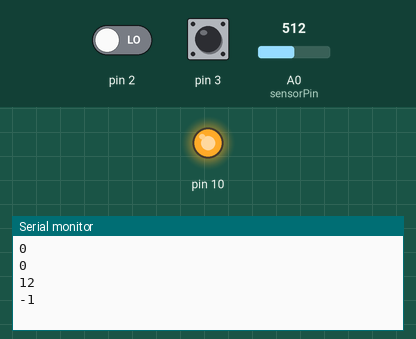
This sketch was run on a simulated Arduino Uno, built with avr-gcc and run on an emulated ATmega328P. Shown: output pins drawn as LEDs (lit = HIGH), the last lines printed to the serial monitor. The inputs (shaded band) are chosen by the test bench; at power-on: pin 2 LOW, pin 3 LOW, A0 (sensorPin) = 512. Pins used as bus, display or sensor lines are not drawn.

Above: at 0.8 s.
0.9 s: pin 2 driven HIGH
2.4 s: pin 3 pulsed HIGH 2 times (0.12 s each, 0.3 s apart)
At 2.62 s:
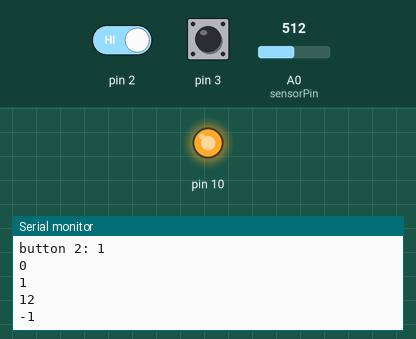
At 4.2 s:
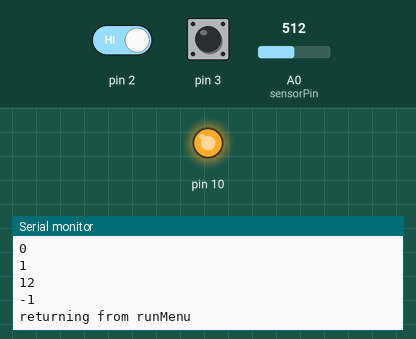
Timing chart, 0 to 5.7 s (numbered marks = the images above; inputs shaded):
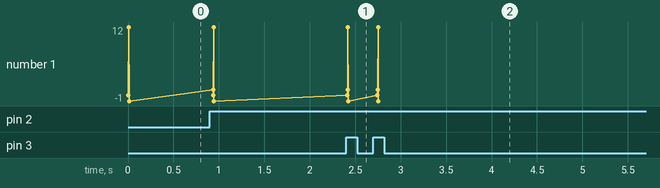

Measured:
- after the input at 2.4 s, the serial monitor: prints a new line at once (image 1)

The sketch:

teensy_masterv02.ino
```cpp
/*
Teensy-Arduino SPI communication, prototype v01

teensy master code
*/

#include <SPI.h>
#include "button.h"
#include "PDCsend_v02.h"
#include <IRremote.h>

const int SSPIN = 0;
//boolean button1_pressed;
//boolean button2_pressed;
//int potenti_state;
boolean send_info;
boolean in_timer;
int old_case;
int timeOfLast;
button button_1(0);
button button_2(1);
const int sensorPin = A0;
//PDCsend myPDC;


void setup() {
  Serial.begin(9600);
  SPI.begin();
  SPI.setClockDivider(SPI_CLOCK_DIV8);
  pinMode(SSPIN, OUTPUT);
  timeOfLast = -200;
  in_timer = true;

  old_case = -1;
  send_info = false;
  attachInterrupt(button_1.interrupt_pin, rise1_funct, RISING);
  attachInterrupt(button_2.interrupt_pin, rise2_funct, RISING);
  pinMode(sensorPin, INPUT);
  runLoadScreen();
}

void loop()
{

  if(sensorValue() != old_case) {
    send_info = true;
    old_case = sensorValue();
  }


  if(send_info) {
     sendSPI();
  }
}

void runMenu()
{
 // boolean quit = false;
  while(!in_timer) {
    if(sensorValue() != old_case) {
      sendSPI();
      old_case = sensorValue();
    }

    if(button_2.pressed) {
      Serial.println("button 2 was pressed in menu");
      sendSPI();
      button_2.pressed = false;
      in_timer = true;
      break;
    }

    if(button_1.pressed) {
      Serial.println("button 1 was pressed in menu");
      int menuValue = caseSelect(sensorValue(), 3);
      Serial.println(menuValue);

      switch (menuValue) {
        case 0:
          Serial.println("calling load_screen");
          sendSPI();
          button_1.pressed = false;
          runLoadScreen();
          break;
        case 1:
          Serial.println("sending times");
          sendSPI();
//          myPDC.createArray(time_1.sectionTime);      // myPDC will put all the times and categores in
//          myPDC.sendArray();                          // a 2D array and send it to the docking station
          button_1.pressed = false;
          break;
        case 2:
          Serial.println("drawing graph");
          button_1.pressed = true;
          sendSPI();
          button_1.pressed = false;
          while(!button_1.pressed) {
            // wait for them to quit the graph
          }
          sendSPI();
          button_1.pressed = false;
          break;
      }
      in_timer = true;
      break;
    }
  }
  Serial.println("returning from runMenu");
}

void runLoadScreen()
{
  boolean in_load_screen = true;
  while(in_load_screen) {
    if(sensorValue() != old_case) {
      sendSPI();
      old_case = sensorValue();
    }

    if(button_1.pressed) {
      Serial.println("exiting load screen");
      sendSPI();
      button_1.pressed = false;
      break;
    }
    if(button_2.pressed) {
      Serial.println("calling clear screen");
      sendSPI();
      button_2.pressed = false;
      boolean in_clear_screen = true;
      while(in_clear_screen) {
        if(button_1.pressed || button_2.pressed) {
          sendSPI();
          button_1.pressed = false;
          button_2.pressed = false;
          break;
        }
      }
    }
  }
}

//-------------------------------------- UTILITIES ---------------------------------

void rise1_funct(){//the interrupt service routine. Calls the rise function in the button1 class. Handles the pause button
  noInterrupts();
  button_1.rise();
  send_info = true;
  interrupts();
}

void rise2_funct(){//the interrupt service routine. Calls the rise function in the button1 class. Handles the pause button
  noInterrupts();
  button_2.rise();
  send_info = true;
  interrupts();
}

int sensorValue()
{
   return map(analogRead(sensorPin), 0, 1023, 0, 24);
}

 //maps the analog read output to a new number
int caseSelect(int sensorValue, int upper)
{
  return(map(sensorValue, 0, 23, 0, upper-1));
}


void sendSPI()
{
 // if(millis()-timeOfLast > 200) {
    char output[] = {button_1.pressed,button_2.pressed,sensorValue(),-1};
    digitalWrite(SSPIN, LOW);

    for(int i=0;i<4;i++) {
      Serial.println(output[i]+0);
      SPI.transfer(output[i]);
    }

    digitalWrite(SSPIN, HIGH);
    send_info = false;

    if(button_2.pressed && in_timer) {
      // PDC is in the menu
      button_1.pressed = false;
      button_2.pressed = false;
      in_timer = false;
      runMenu();
    }
    delay(50);
   // timeOfLast = millis();
 // }
}
```

PDCsend_v02.cpp
```cpp
#include "PDCsend_v02.h"
#include <IRremote.h>


// initialize transmissionArray to all zeros
PDCsend::PDCsend() {
    number_of_times = 8;              // always intializes to 8 in version 1
    for(int i=0;i<7;i++) {      // initialize transmissionArray to all zeros
      for(int j=0;j<MAXPAIRS;j++) {
          transmissionArray[i][j]=0;
        }
    }
}

// initialize transmissionArray to all zeros and set the specified pin number as an input pin
PDCsend::PDCsend(int inPin) {

    pinMode(inPin, INPUT);
    number_of_times = 8;              // always intializes to 8 in version 1
      for(int i=0;i<7;i++) {      // initialize transmissionArray to all zeros
    for(int j=0;j<MAXPAIRS;j++) {
        transmissionArray[i][j]=0;
      }
  }
}

// print the transmissionArray line by line to serial (used for debugging purposes)
void PDCsend::printTransmission() {
 for(int i=0;i<7;i++) {
  for(int j=0;j<8;j++) {
     if(j == 7) {
        Serial.println(transmissionArray[i][j], HEX);
     } else {
        Serial.print(transmissionArray[i][j], HEX);
        Serial.print("   ");
     }
  }
 }
}

// takes in an array of time values in order by category, and transfers them to transmissionArray
// In the array, each column is a distinct category-time pair. The first row contains the
// category ID, second column contains the number of digits in the time value (ex .4 for 1000)
// columns 3-7 contain the digits that make up the time value. (ones go in column 3, tens go in
// column 4, etc.)

void PDCsend::createArray(unsigned long time_array[]) {
   Serial.println("create array called");

   int time_components[NUM_COMPS];

// write the number of caegory-time pairs into the last index of the array, paired with category 0
   breakItDown(number_of_times, time_components);
   int length = checkLength(time_components);           // in version 1, always returns 1 because there are
                                                       // always 8 categories
   transmissionArray[0][MAXPAIRS-1]=irKeyCodes[0];        // first pair sent will be 0, # of characters
   transmissionArray[1][MAXPAIRS-1]=length;

  for(int i=0;i<length;i++) {
   transmissionArray[i+2][MAXPAIRS-1] = irKeyCodes[time_components[i]];
  }


  // this is the main loop for writing times into the array
   for (int i=0; i<number_of_times; i++) {
       long theTime = time_array[i];
       breakItDown(theTime, time_components);
       int length = checkLength(time_components);

        // store stuff in the current column of the matrix
       transmissionArray[0][i] = irKeyCodes[i+1];    //store the ID of the category
       transmissionArray[1][i] = length;             // length is the only one that remains a number

       // this next block of code stores the digits for the next time value descending
       //in the selected column of transmissionArray, from ones to thousands
        for(int j=0;j<length; j++) {
          transmissionArray[j+2][i]=irKeyCodes[time_components[j]];
       }
   }
}

// this functions sends the IR codes stored in transmissionArray to the docking station
 void PDCsend::sendArray() {
   int length;

   // this next block of code sends the pair (0, number of times) so the receiver knows how many to
   // wait for

    irsend.sendSony(transmissionArray[0][MAXPAIRS-1], 32);
    Serial.print(transmissionArray[0][MAXPAIRS-1], HEX);Serial.print(", ");
    delay(50);

    length = transmissionArray[1][MAXPAIRS-1];
    irsend.sendSony(irKeyCodes[length], 32);
    Serial.print(irKeyCodes[length], HEX);Serial.print(", ");
    delay(50);

    for(int i=0;i<length;i++) {
      irsend.sendSony(transmissionArray[i+2][MAXPAIRS-1], 32);
      Serial.println(transmissionArray[i+2][MAXPAIRS-1], HEX);
      delay(50);
    }

    // these nested for loops send the categories and times from the rest of transmissionArray

    for (int i=0; i<number_of_times; i++) {         //i is the index of the column being sent

       irsend.sendSony(transmissionArray[0][i], 32);
       delay(50);
       length = transmissionArray[1][i];
       irsend.sendSony(irKeyCodes[length], 32);
       delay(50);

       for (int j=0; j<length; j++) {                //j is the index of the row being sent
           irsend.sendSony(transmissionArray[j+2][i], 32);
           delay(50);
       }

       if(i == 7) {
           irsend.sendSony(irKeyCodes[10], 32);            //end of transmission
           delay(50);
       }
   }
 }

//breakItDown: assign each digit of a number to a spot in the time_components array
// thousands goes in time_components[3], hundreds goes in time_components[2], etc.

void PDCsend::breakItDown(long seconds, int time_components[NUM_COMPS]) {

long seconds_comp;

for(int i=NUM_COMPS-1;i>=0;i--) {
  long comp_factor=1;
  for(int j=0;j<i;j++) {
    comp_factor = comp_factor*10;
  }

  seconds_comp = seconds/comp_factor;
  if(seconds_comp != 0)
    time_components[i] = seconds_comp;
  else
    time_components[i] = 0;

  seconds -= time_components[i]*comp_factor;
}
}

// returns the number of digits in the time value as determined by time_components

int PDCsend::checkLength(int time_components[NUM_COMPS])
{
 for(int i=(NUM_COMPS-1);i>0;i--) {
    if(time_components[i] != 0) {
       return i+1;
    }
 }
 return 1;
}

int PDCsend::convertCodeToKey(long code)
{

  for( int i=0; i < 11; i++)  {
    if( code == irKeyCodes[i])   {
      return i; // found the key so return it
    }
  }
  return -1;
}
```

PDCsend_v02.h
```cpp
/*
  PDCsend.h - Library for compiling and sending an array of time values
  from the physical design compass

  version 2: include createArray functions to deal with arrays that
  take the order of categories into account
*/

#ifndef PDCsend_h
#define PDCsend_h

#include "Arduino.h"
#include <IRremote.h>


 const long irKeyCodes [11] = {
        0x18E738A7, //numbers, this is 0; index 0-9
        0x18E748A7,   // 1
        0x18E768A7,    // 2
        0x18E778A7,       // 3
        0x18E788A7,     // 4
        0x18E798A7,      // 5
        0x18E718B7,       // 6
        0x18E728B7,    // 7
        0x18E738B7,    // 8
        0x18E758B7,    // 9
        0x18E7C8E7};         // end of transmission

class PDCsend {
  public:
    PDCsend();
    PDCsend(int inPin);

    static const int MAXPAIRS = 20;

    // all createArray functions take in a list of times and put them in a 2D array to be sent
    // to the docking station
    void createArray(unsigned long time_array[]);
    void createArray(unsigned long time_array[],unsigned int cat_array[]);
    void createArray(long cat_time_array[][MAXPAIRS]);

    // send all of the times to the docking station using IR codes
    void sendArray();

    // debugging function used to print transmissionArray to serial on the PDC
    void printTransmission();


  private:

    static const int NUM_COMPS = 5;    // maximum number of single-digit time components (1-99999)
    long transmissionArray[7][MAXPAIRS];

    // check length takes in the array of time components and returns the number of digits
    // in the time value
    int checkLength(int[]);

    // breakItDown edits the time_components array to contain the digits that make up the time value,
    // in the order [ones, tens, hundreds, thousands, ten-thousands]
    void breakItDown(long,int[]);

    // translates an IR code to its index in the irKeyCodes array
    int convertCodeToKey(long);

    // the number of category-time pairs that can be expected in a transmission
    int number_of_times;              // always intializes to 8 in version 1
   IRsend irsend;
};

#endif
```

button.cpp
```cpp
#include "button.h"

button:: button(){
  lastDebounceTime=0;
  debounce_delay=200;
  pressed=false;
  interrupt_pin=0;
}

button:: button(int pin){
  lastDebounceTime=0;
  debounce_delay=200;
  pressed=false;
  interrupt_pin=pin ;
}
void button::rise(){
  long currentTime = millis();
  if ((currentTime - lastDebounceTime) > debounce_delay)
  {
    lastDebounceTime = currentTime;
    pressed=!pressed;
    Serial.print("button "); Serial.print(interrupt_pin+1); Serial.print(": "); Serial.println(pressed);
  }
}
```

button.h
```cpp
#include <arduino.h>

class button {
  public:
    button();
    button(int);
    void rise();
    int interrupt_pin;
    volatile bool pressed;
  private:
    long debounce_delay;
    volatile int buttonState;
    volatile long lastDebounceTime;
    volatile bool switchState;
};
```
